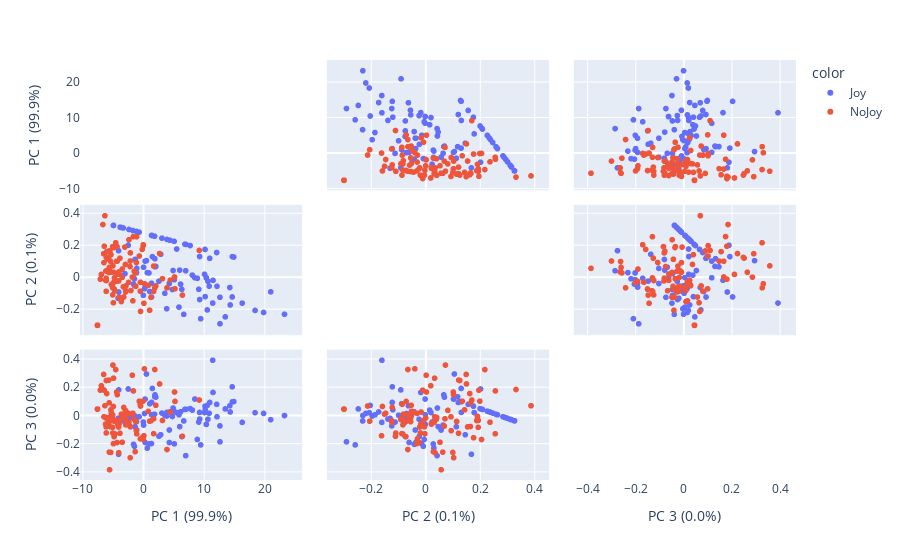

The notebook cell this image was saved under:
### Code cell
# perform PCA on the test data
#In essence, it computes a matrix that represents the variation of your data (covariance matrix/eigenvectors)
#and rank them by their relevance (explained variance/eigenvalues)

features = ["V", "A", "D"]
pca = PCA()
components = pca.fit_transform(df[features])
labels = {
    str(i): f"PC {i+1} ({var:.1f}%)"
    for i, var in enumerate(pca.explained_variance_ratio_ * 100)
}
fig = px.scatter_matrix(
    components,
    labels=labels,
    dimensions=range(3),
    color=df["Joy"]
)
#The diagonal just shows the PC1 vs. PC1 which is a straight line since they are the same (correlation=1)
fig.update_traces(diagonal_visible=False)
fig.show()
